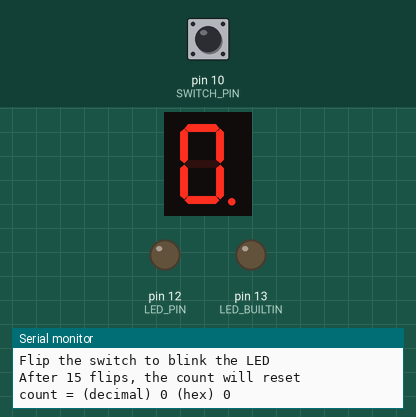
Bench run of a sketch on a simulated Arduino Uno, built with avr-gcc and run on an emulated ATmega328P. Parts: 1-digit seven-segment display, output pins drawn as LEDs (lit = HIGH), the last lines printed to the serial monitor. Wiring (inferred from the names in the program): 1-digit 7-segment display, segments lit when HIGH: segments pin 3, pin 2, pin 4, pin 5, pin 6, pin 8, pin 9, pin 7. Dashed ring = blinking. Inputs (shaded band) come from the test bench; at power-on: pin 10 (SWITCH_PIN) LOW. The segment pins are drawn as the display they are named for; pins used as bus, display or sensor lines are not drawn.

Above: at 1.2 s.
1.3 s: pin 10 (SWITCH_PIN) pulled HIGH for 0.15 s
At 1.36 s:
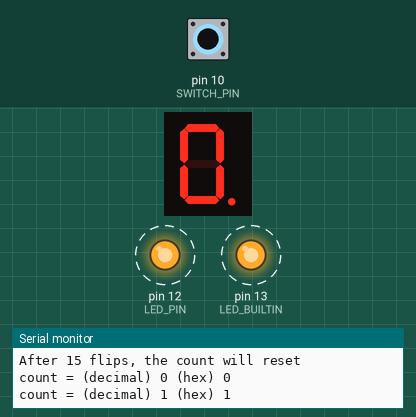
3.0 s: pin 10 (SWITCH_PIN) pulled HIGH for 1 s
At 4.4 s:
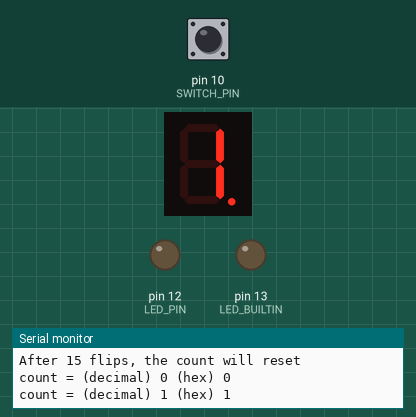
5.5 s: pin 10 (SWITCH_PIN) pulled HIGH for 3.2 s
Timing chart, 0 to 10.0 s (numbered marks = the images above; inputs shaded):
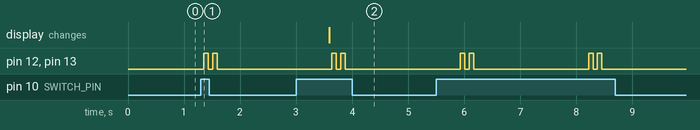

The sketch:

SevenSeg.ino
```cpp
#define LED_PIN 12 //external LED
#define SWITCH_PIN 10 //switch connection

void setup() {
  pinMode(SWITCH_PIN, INPUT);
  pinMode(LED_BUILTIN, OUTPUT);
  pinMode(LED_PIN, OUTPUT);

  //declare pins as array so they can be passed to functin easier
  int DISPLAY_PINS[8] = {3, 2, 4, 5, 6, 8, 9, 7};
  for(int i = 0; i < 8; i++) {//need a loop to set all outputs
    pinMode(DISPLAY_PINS[i], OUTPUT); //setting pins 2-9 as output
  }
  Serial.begin(9600);
  digitalWrite(LED_PIN, LOW);
  digitalWrite(LED_BUILTIN, LOW);
  Serial.println("Flip the switch to blink the LED");
  Serial.println("After 15 flips, the count will reset");
  serialOut(0);//prints count 0 to serial monitor
}

void loop() {//this loop will only execute once
  int DISPLAY_PINS[8] = {3, 2, 4, 5, 6, 8, 9, 7};//must re-initialize
  int last_switch_position = 0;
  int count = 0;
    while (1) {//to avoid re-initializing variables
      SSDisplay(DISPLAY_PINS, count);//always display a number on 7-seg
      int switch_position = digitalRead(SWITCH_PIN);
         if (digitalRead(SWITCH_PIN) != last_switch_position) {//checks for switch flip
         count += 1;//increment count if switch change detected
            if(count == 16){
               count = 0;//reset count once it reaches max value 15 (F)
            }
         last_switch_position = switch_position;//update last_switch_position
         serialOut(count);//output the current count to serial monitor
         }
         if (switch_position == 1) { //if switch high, blink LED
            ledOn();//function to blink LED
         }
   }
}

  int SSDisplay(int *Pins, int count) {//7-segment display function to index num/letter
  int row = count % 16;//another check to make sure count <= 16
  //Digits is a matrix used to index the correct number to be displayed on the 7-segment
  //each array in th ematrix corresponds to numbers 0-9 and letters A-F
  int Digits[16][8] =  {{1, 1, 1, 1, 1, 1, 0, 1},  //0
      {0, 1, 1, 0, 0, 0, 0, 1},  {1, 1, 0, 1, 1, 0, 1, 1},   {1, 1, 1, 1, 0, 0, 1, 1}, //1,2,3
      {0, 1, 1, 0, 0, 1, 1, 1},  {1, 0, 1, 1, 0, 1, 1, 1},   {1, 0, 1, 1, 1, 1, 1, 1}, //4,5,6
      {1, 1, 1, 0, 0, 0, 0, 1},  {1, 1, 1, 1, 1, 1, 1, 1},   {1, 1, 1, 0, 0, 1, 1, 1}, //7,8,9
      {1, 1, 1, 0, 1, 1, 1, 0},  {1, 1, 1, 1, 1, 1, 1, 0},   {1, 0, 0, 1, 1, 1, 0, 0}, //A,B,C
      {1, 1, 1, 1, 1, 1, 0, 0},  {1, 0, 0, 1, 1, 1, 1, 0},   {1, 0, 0, 0, 1, 1, 1, 0}};//D,E,F

  //loops through all 8 elements of the selected num/letter and writes the corresponding
  //0 or 1 to the output display
  for(int i = 0; i < 8; i++) {
    digitalWrite(Pins[i], Digits[row][i]);
  }
  return 0;
}

void ledOn() {//blink-blink-off 2 seconds
    delay(50);
    digitalWrite(LED_PIN, HIGH);
    digitalWrite(LED_BUILTIN, HIGH);
    delay(80);
    digitalWrite(LED_PIN, LOW);
    digitalWrite(LED_BUILTIN, LOW);
    delay(80);
    digitalWrite(LED_PIN, HIGH);
    digitalWrite(LED_BUILTIN, HIGH);
    delay(80);
    digitalWrite(LED_PIN, LOW);
    digitalWrite(LED_BUILTIN, LOW);
    delay(2000);
}

void serialOut(int count) {//serial display count in hex and decimal
      Serial.print("count = (decimal) ");
      Serial.print(count);
      Serial.print(" (hex) ");
      Serial.print(count, HEX);
      Serial.println();
}
```

Measured:
- after the input at 1.3 s, pin 12 (LED_PIN), pin 13 (LED_BUILTIN): alternates HIGH for 0.08 s and LOW for 0.08 s, 4 changes in all, then stays LOW, starting after 0.05 s
- after the input at 3.0 s, pin 12 (LED_PIN), pin 13 (LED_BUILTIN): alternates HIGH for 0.08 s and LOW for 0.08 s, 4 changes in all, then stays LOW, starting after 0.64 s; the display: changes after 0.59 s (image 2)
